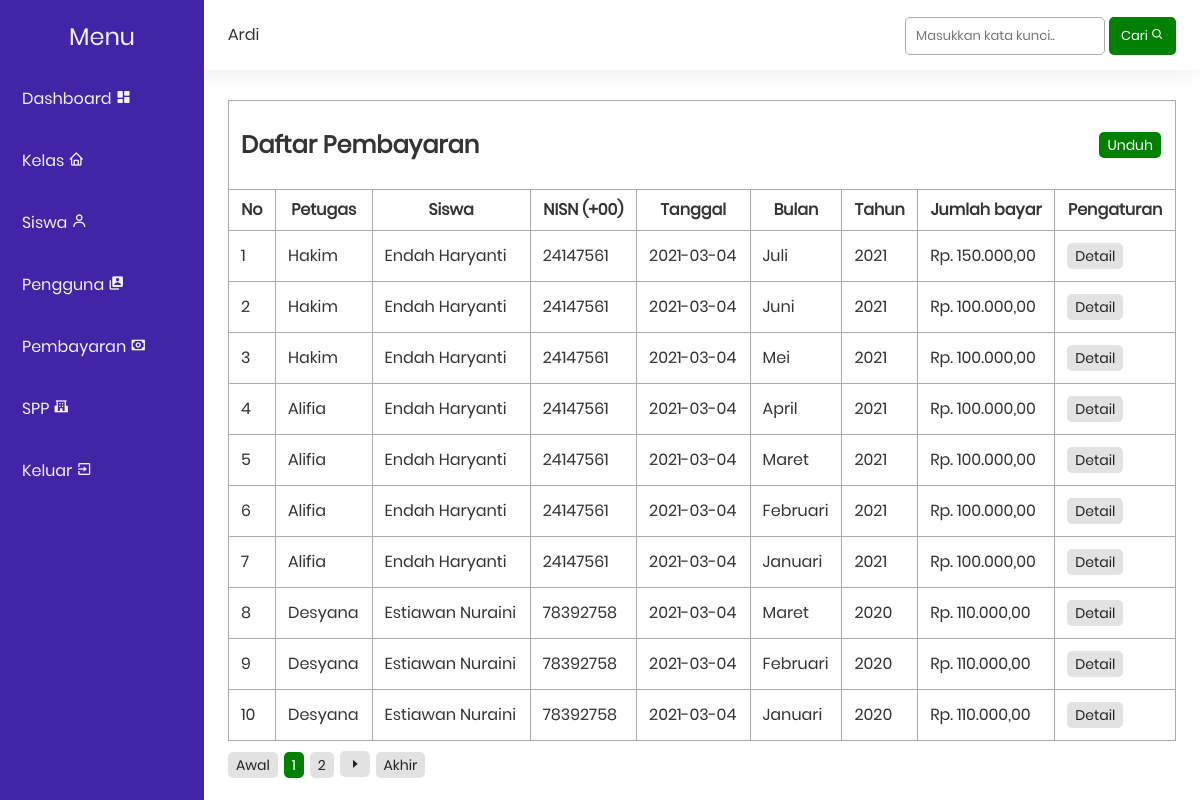
The app's page /public/payment/index.php (signed in), older data.
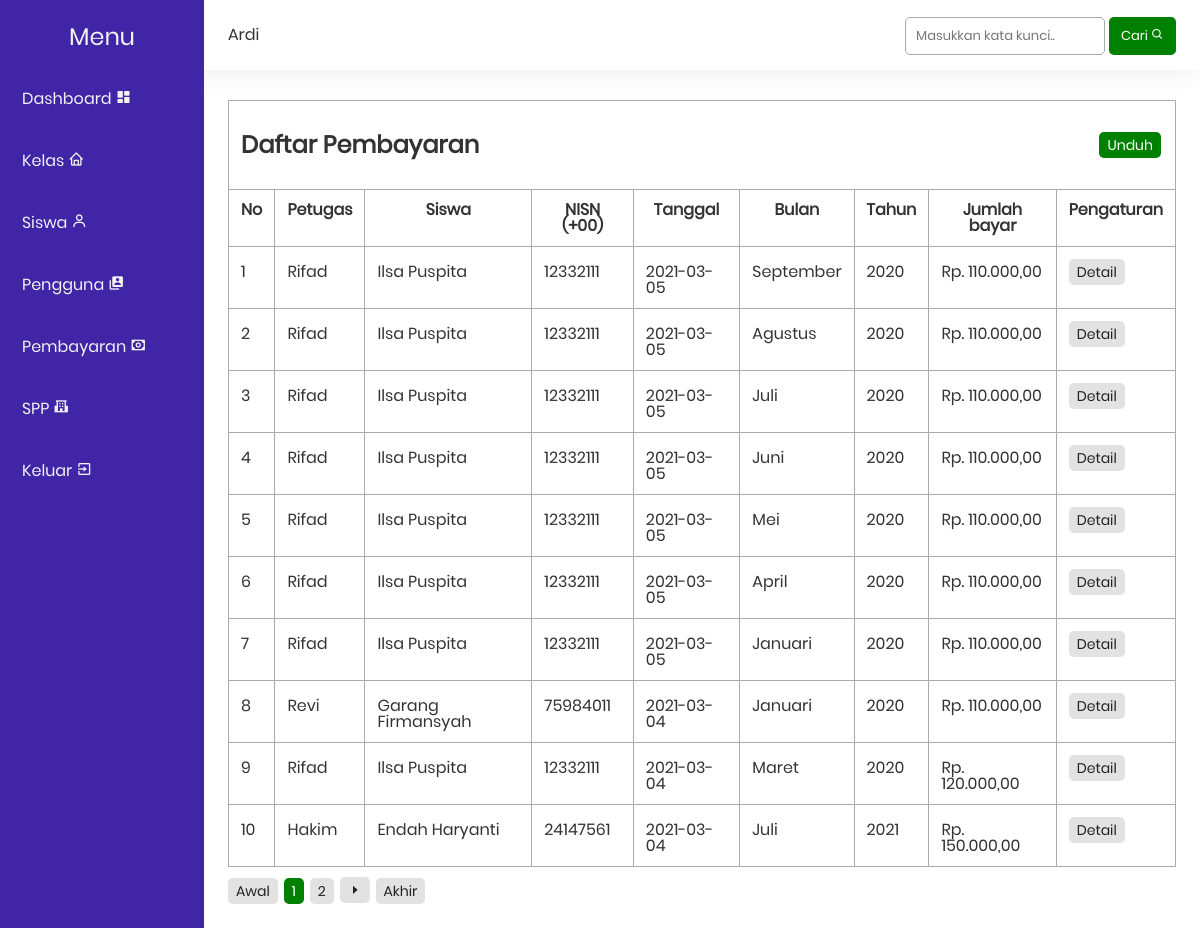
The same page, newer data.
### tables this page shows
CREATE TABLE `pembayaran` (
  `id` int(11) NOT NULL,
  `id_petugas` int(11) NOT NULL,
  `nisn` int(10) NOT NULL,
  `tanggal_bayar` date NOT NULL,
  `bulan_dibayar` varchar(10) NOT NULL,
  `tahun_dibayar` varchar(4) NOT NULL,
  `id_spp` int(11) NOT NULL,
  `jumlah_bayar` int(11) NOT NULL
);

CREATE TABLE `pengguna` (
  `id` int(11) NOT NULL,
  `nama` varchar(35) NOT NULL,
  `email` varchar(25) NOT NULL,
  `kata_sandi` varchar(50) NOT NULL,
  `tingkat` enum('admin','petugas','siswa') NOT NULL
);

CREATE TABLE `siswa` (
  `nisn` bigint(10) NOT NULL,
  `nis` bigint(8) NOT NULL,
  `nama` varchar(35) NOT NULL,
  `id_kelas` int(11) NOT NULL,
  `alamat` text NOT NULL,
  `no_telepon` bigint(12) NOT NULL,
  `id_spp` int(11) NOT NULL
);

### functions.php (called while the page is built, shortened)
<?php
$conn = mysqli_connect("localhost", "root", "", "spp");
function rupiah($money)
{
    return number_format($money, 2, ',', '.');
}
function queryPagination($query)
{
    global $conn;
    $result = mysqli_query($conn, $query);
    return mysqli_num_rows($result);
}
function startNumber($activePage, $link)
{
    return 1;
}
function endNumber($activePage, $link, $totalPage)
{
    return $totalPage;
}
function numberData($limit, $curretPage)
{
    return 1 + ($limit * ($curretPage - 1));
}

### public/payment/index.php (the view, shortened to what this page needs)
<?php
include_once('../layout/navbar.php');
include_once('../layout/sidebar.php');
if (isset($_POST['search'])) {
    $keyword = $_POST['keyword'];
} else {
    $keyword = '';
}
if (isset($_SESSION['admin'])) {
    $query = "SELECT *,
                pembayaran.id AS id_pembayaran,
                siswa.nama AS nama_siswa
            FROM pembayaran
            JOIN siswa ON siswa.nisn = pembayaran.nisn
            JOIN pengguna ON pengguna.id = pembayaran.id_petugas
            WHERE siswa.nama LIKE '%$keyword%' OR
                pengguna.nama LIKE '%$keyword%' OR
                pembayaran.nisn LIKE '%$keyword%' OR
                tanggal_bayar LIKE '%$keyword%' OR
                tahun_dibayar LIKE '%$keyword%' OR
                jumlah_bayar LIKE '%$keyword%' OR
                bulan_dibayar LIKE '%$keyword%'
            ORDER BY id_pembayaran DESC";
}
$totalData = queryPagination($query);
$limit = 10;
$totalPage = ceil($totalData / $limit);
$activePage = (isset($_GET['page'])) ? $_GET['page'] : 1;
$curretPage = $activePage ? $activePage : 1;
$startData = ($activePage * $limit) - $limit;
$link = 2;
$startNumber = startNumber($activePage, $link);
$endNumber = endNumber($activePage, $link, $totalPage);
$pembayaran = mysqli_query($conn, $query . " LIMIT $startData, $limit");
$no = numberData($limit, $curretPage);
?>
<table class="table">
    <tr>
        <td colspan="10">
            <span id="action">
                <h2>Daftar Pembayaran</h2>
                <div>
                    <a href="pdf.php" class="badge <?= isset($_SESSION['admin']) ? 'green' : 'grey' ?>">Unduh</a>
                </div>
            </span>
        </td>
    </tr>
    <tr>
        <th>No</th>
        <th>Petugas</th>
        <th>Siswa</th>
        <th>NISN (+00)</th>
        <th>Tanggal</th>
        <th>Bulan</th>
        <th>Tahun</th>
        <th>Jumlah bayar</th>
        <th>Pengaturan</th>
    </tr>
    <?php foreach ($pembayaran as $p) : ?>
        <tr>
            <td><?= $no++; ?></td>
            <td><?= $p['nama']; ?></td>
            <td><?= $p['nama_siswa']; ?></td>
            <td><?= $p['nisn']; ?></td>
            <td><?= $p['tanggal_bayar']; ?></td>
            <td><?= $p['bulan_dibayar']; ?></td>
            <td><?= $p['tahun_dibayar']; ?></td>
            <td>Rp. <?= rupiah($p['jumlah_bayar']); ?></td>
            <td>
                <a href="detail.php?i=<?= $p['id_pembayaran'] ?>" class="badge grey">Detail</a>
            </td>
        </tr>
    <?php endforeach; ?>
</table>
<div class="pagination">
    <a href="?page=1" class="badge grey">Awal</a>
    <?php for ($i = $startNumber; $i <= $endNumber; $i++) : ?>
        <?php if ($i == $activePage) : ?>
            <a href="?page=<?= $i; ?>" class="badge green"><?= $i; ?></a>
        <?php else : ?>
            <a href="?page=<?= $i; ?>" class="badge grey"><?= $i; ?></a>
        <?php endif; ?>
    <?php endfor; ?>
    <?php if ($activePage < $totalPage) : ?>
        <a href="?page=<?= $activePage + 1; ?>"><i class='bx bx-caret-right badge grey'></i></a>
    <?php endif; ?>
    <a href="?page=<?= $totalPage; ?>" class="badge grey">Akhir</a>
</div>
<?php include_once('../layout/footer.php'); ?>

Row changes from the older to the newer data that the page shows:
no longer on this page (row unchanged): pembayaran: pengguna.nama "Hakim", siswa.nama "Endah Haryanti", siswa.nisn "24147561", tanggal_bayar "2021-03-04", bulan_dibayar "Juni", tahun_dibayar "2021", jumlah_bayar "100.000,00"
no longer on this page (row unchanged): pembayaran: pengguna.nama "Hakim", siswa.nama "Endah Haryanti", siswa.nisn "24147561", tanggal_bayar "2021-03-04", bulan_dibayar "Mei", tahun_dibayar "2021", jumlah_bayar "100.000,00"
no longer on this page (row unchanged): pembayaran: pengguna.nama "Alifia", siswa.nama "Endah Haryanti", siswa.nisn "24147561", tanggal_bayar "2021-03-04", bulan_dibayar "April", tahun_dibayar "2021", jumlah_bayar "100.000,00"
no longer on this page (row unchanged): pembayaran: pengguna.nama "Alifia", siswa.nama "Endah Haryanti", siswa.nisn "24147561", tanggal_bayar "2021-03-04", bulan_dibayar "Maret", tahun_dibayar "2021", jumlah_bayar "100.000,00"
no longer on this page (row unchanged): pembayaran: pengguna.nama "Alifia", siswa.nama "Endah Haryanti", siswa.nisn "24147561", tanggal_bayar "2021-03-04", bulan_dibayar "Februari", tahun_dibayar "2021", jumlah_bayar "100.000,00"
no longer on this page (row unchanged): pembayaran: pengguna.nama "Alifia", siswa.nama "Endah Haryanti", siswa.nisn "24147561", tanggal_bayar "2021-03-04", bulan_dibayar "Januari", tahun_dibayar "2021", jumlah_bayar "100.000,00"
no longer on this page (row unchanged): pembayaran: pengguna.nama "Desyana", siswa.nama "Estiawan Nuraini", siswa.nisn "78392758", tanggal_bayar "2021-03-04", bulan_dibayar "Maret", tahun_dibayar "2020", jumlah_bayar "110.000,00"
no longer on this page (row unchanged): pembayaran: pengguna.nama "Desyana", siswa.nama "Estiawan Nuraini", siswa.nisn "78392758", tanggal_bayar "2021-03-04", bulan_dibayar "Februari", tahun_dibayar "2020", jumlah_bayar "110.000,00"
no longer on this page (row unchanged): pembayaran: pengguna.nama "Desyana", siswa.nama "Estiawan Nuraini", siswa.nisn "78392758", tanggal_bayar "2021-03-04", bulan_dibayar "Januari", tahun_dibayar "2020", jumlah_bayar "110.000,00"
added pembayaran: pengguna.nama "Rifad", siswa.nama "Ilsa Puspita", siswa.nisn "12332111", tanggal_bayar "2021-03-05", bulan_dibayar "September", tahun_dibayar "2020", jumlah_bayar "110.000,00"
added pembayaran: pengguna.nama "Rifad", siswa.nama "Ilsa Puspita", siswa.nisn "12332111", tanggal_bayar "2021-03-05", bulan_dibayar "Agustus", tahun_dibayar "2020", jumlah_bayar "110.000,00"
added pembayaran: pengguna.nama "Rifad", siswa.nama "Ilsa Puspita", siswa.nisn "12332111", tanggal_bayar "2021-03-05", bulan_dibayar "Juli", tahun_dibayar "2020", jumlah_bayar "110.000,00"
added pembayaran: pengguna.nama "Rifad", siswa.nama "Ilsa Puspita", siswa.nisn "12332111", tanggal_bayar "2021-03-05", bulan_dibayar "Juni", tahun_dibayar "2020", jumlah_bayar "110.000,00"
added pembayaran: pengguna.nama "Rifad", siswa.nama "Ilsa Puspita", siswa.nisn "12332111", tanggal_bayar "2021-03-05", bulan_dibayar "Mei", tahun_dibayar "2020", jumlah_bayar "110.000,00"
added pembayaran: pengguna.nama "Rifad", siswa.nama "Ilsa Puspita", siswa.nisn "12332111", tanggal_bayar "2021-03-05", bulan_dibayar "April", tahun_dibayar "2020", jumlah_bayar "110.000,00"
added pembayaran: pengguna.nama "Rifad", siswa.nama "Ilsa Puspita", siswa.nisn "12332111", tanggal_bayar "2021-03-05", bulan_dibayar "Januari", tahun_dibayar "2020", jumlah_bayar "110.000,00"
added pembayaran: pengguna.nama "Revi", siswa.nama "Garang Firmansyah", siswa.nisn "75984011", tanggal_bayar "2021-03-04", bulan_dibayar "Januari", tahun_dibayar "2020", jumlah_bayar "110.000,00"
added pembayaran: pengguna.nama "Rifad", siswa.nama "Ilsa Puspita", siswa.nisn "12332111", tanggal_bayar "2021-03-04", bulan_dibayar "Maret", tahun_dibayar "2020", jumlah_bayar "120.000,00"
